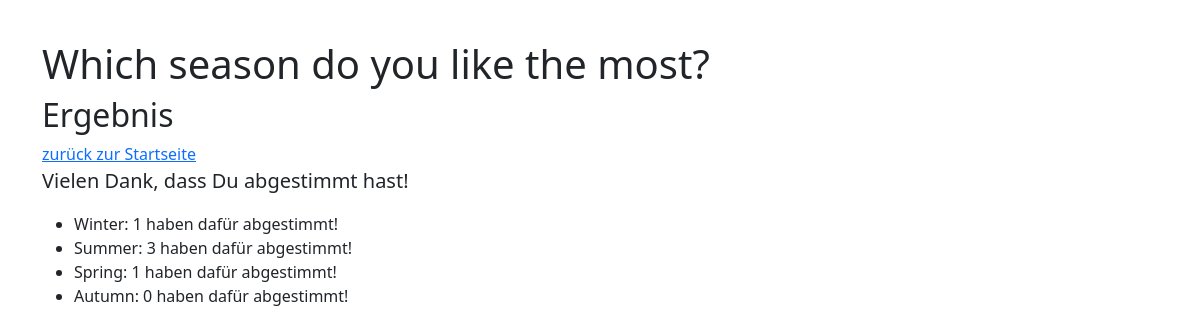
Page /poll/season/results/ on the committed database.
### polls/models.py (models this page shows, shortened)
class Poll(models.Model):
    name = models.CharField(max_length=256)
    slug = models.SlugField(unique=True)

class Choice(models.Model):
    poll = models.ForeignKey(to='Poll', on_delete=models.CASCADE)
    name = models.CharField(max_length=256)
    votes = models.IntegerField(default=0)
    notes = models.TextField(null=True, blank=True)

### polls/views.py (the view)
# urls.py: path('poll/<str:slug>/results/', ResultsDetailView.as_view(), name='results'),
class ResultsDetailView(generic.DetailView):
    model = Poll
    template_name = 'polls/results.html'
    def get_context_data(self, **kwargs):
        context = super().get_context_data(**kwargs)
        user_can_see_results = False
        if 'voted_polls' in self.request.session:
            if type(self.request.session['voted_polls']) == list:
                if context['object'].id in self.request.session['voted_polls']:
                    user_can_see_results = True
        context['access'] = user_can_see_results
        return context

### polls/templates/polls/results.html
{% extends 'polls/base.html' %}
{% block content %}
{% if object %}
<h1>{{ object.name }}</h1>
<h2>Ergebnis</h2>
<a href="{% url 'polls:index' %}">zur&uuml;ck zur Startseite</a>
{% if access or not umfrage.is_active %}
<p class="lead">
  Vielen Dank, dass Du abgestimmt hast!
</p>
{% if object.choice_set.all %}
<ul>
  {% for choice in object.choice_set.all %}
  <li>{{choice.name}}: {{ choice.votes }} haben daf&uuml;r abgestimmt!</li>
  {% endfor %}
</ul>
{% else %}
<p>Leider wurde noch keine Antwortm&ouml;glichkeit hinterlegt.</p>
{% endif %}
{% else %}
<h3>Fehler: Umfrageergebnisse k&ouml;nnen nur angesehen werden,
  wenn vorher abgestimmt wurde!</h3>
{% endif %}
{% else %}
<h1>Es kann keine Umfrage ausgegeben werden</h1>
{% endif %}
{% endblock %}

### rows in the picture
Poll: name "Which season do you like the most?"
Choice: name "Winter", votes "1"
Choice: name "Summer", votes "3"
Choice: name "Spring", votes "1"
Choice: name "Autumn", votes "0"
